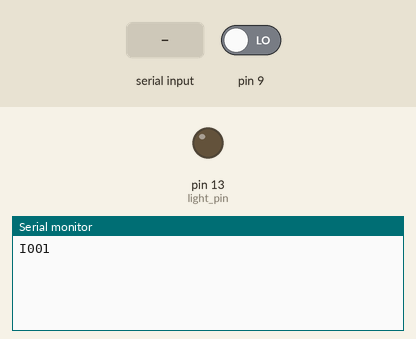
Bench run of a sketch on a simulated Arduino Uno, built with avr-gcc and run on an emulated ATmega328P. Shown: output pins drawn as LEDs (lit = HIGH), the last lines printed to the serial monitor. Inputs (shaded band) come from the test bench; at power-on: pin 9 LOW.

Above: at 1.2 s.
1.3 s: "D90\n" received over the second serial link
At 2.2 s:
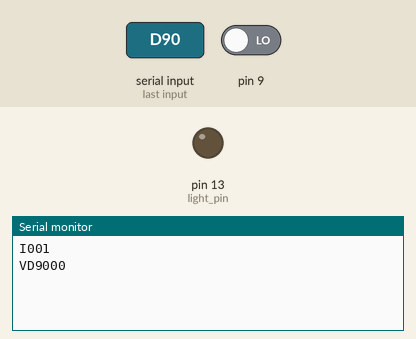
2.8 s: "A90\n" received over the second serial link
At 4.2 s:
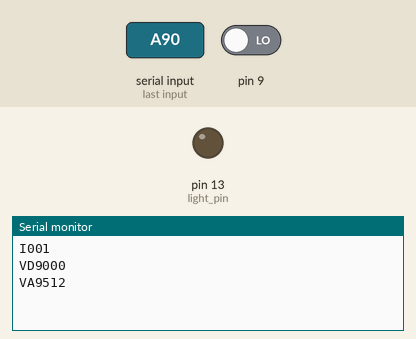

The sketch:

device.ino
```cpp
// HouseWare Package Firmware
// Created by Andrew Fugier

// Includes
#include <SoftwareSerial.h>

// Common variables that chage
const char* VERSION = "0.0.2";   // version number
const int   DELAY   = 10;        // loop delay

SoftwareSerial mySerial =  SoftwareSerial(2, 3);    // XBee connected on pins D2 and D3
char str[20];    // used for most string operations - a single 20 byte memory segement
char out[20];    // buffer used for output storage
int pDoor = 0;   // state of the door

/* Sends the contents of out[] to the XBee and local Serial */
void sendMsg(){
  Serial.println(out);
  mySerial.println(out);
}

/* Firmware setup function */
void setup() {
  Serial.begin(9600);    // Local Serial Communications
  mySerial.begin(9600);  // XBee Communications

  strcpy(out, "I001");   // Startup Message
  sendMsg();

  pinMode(4, INPUT);    // door pin
  pinMode(13, OUTPUT);  // light pin
}

/* Read a message from the XBee interface */
/* Specify a char array as well as the array size */
void getMsg(){
  while(mySerial.available()){                       // Until buffer is empty
   char e = mySerial.read();                         //get a char

   if(e == 'D'){
      if(mySerial.available()){
        int pin = mySerial.read() - '0';
        DigitalRead(pin);
      }
    }
    if(e == 'A'){
      if(mySerial.available()){
        int pin = mySerial.read() - '0';
        AnalogRead(pin);
      }
    }

    else{
      // Bad msg
    }
  }
}

/*Digital Read*/

void DigitalRead(int pin){
  sprintf(out, "VD%i00%d", pin, digitalRead(pin));
  sendMsg();
}

void AnalogRead(int pin){
  sprintf(out, "VA%i%03d", pin, analogRead(pin));
  sendMsg();
}

/* Process a givin JSON message */
/* Specify the char array */
/*
int processMsg(char* m){
  switch(m[1]){
    case 'r':            // request
      switch(m[7]){
        case 'a':
          // TODO: code to return all sensor values
          break;
        default:
          // assume a pin xy  (pin > 50, analog - eg, pin 54 is analog 04)
          int t = 0;            // type:  0 -> Digital / 1 -> Analog
          int x = m[6] - '0';
          int y = m[7] - '0';
          int v = 0;            // value: sensor value

          // determine if digital or analog pin
          if(x >= 5) {
            t = 1;
            x = x - 5;
          }
          int z = (x * 10) + y; // the pin orginally requested, in int form

          if(t == 0){            // digital read
            v = digitalRead(z);
          }
          else if(t == 1){       // analog read
            v = analogRead(z);
          }

          // Build and return JSON
          sprintf(out, "{\"dat\":\"%i:%i\"}", (t*50)+z, v);
          sendMsg();
          break;
        }
      return 0;
      break;

    case 's':            // system
      switch(m[7]){
        case 'v':        // get version
          strcpy(out, "{\"dat\":\"v:");
          strcat(out, VERSION);
          strcat(out, "\"}");
          sendMsg();
          break;
        case 'r':       // reset system
          // TODO; Send notification of user reset
          asm volatile ("  jmp 0");    // hack-ish was to reset
          break;
      }
      return 0;
      break;

    case 'd':            // data
      return 0;
      break;

    case 'e':            // error
      return 0;
      break;

    // undefined
    strcpy(out, "{\"err\":001}");
    sendMsg();
    return -1;
  }
}
*/

void loop() {
  // check the door
  /*
  if(digitalRead(4) != pDoor){
    processMsg("\"req\":04");
    pDoor = !pDoor;
  }
  */

  // get and process messages
  getMsg();

  delay(DELAY);
}
```

Measured:
- after the input at 1.3 s, the serial monitor: prints a new line at once (image 1)
- after the input at 2.8 s, the serial monitor: prints a new line at once (image 2)
